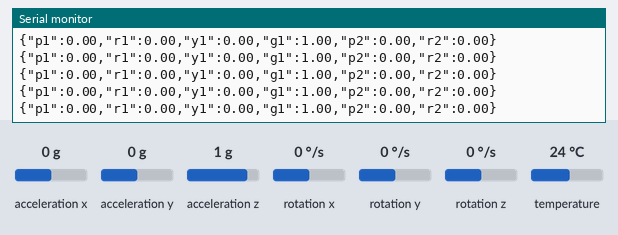
The program below on a simulated Arduino Uno, built with avr-gcc and run on an emulated ATmega328P. Shown: the last lines printed to the serial monitor. The inputs (shaded band) are chosen by the test bench; at power-on: acceleration x 0 g, acceleration y 0 g, acceleration z 1 g, rotation z 0 °/s, rotation x 0 °/s, rotation y 0 °/s, temperature 24 °C.

Above: at 1.9 s.
2.0 s: acceleration x set to -1.4 g
At 2.04 s:
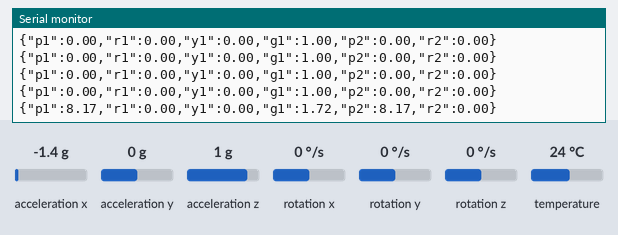
3.5 s: acceleration x set to 0 g
At 3.53 s:
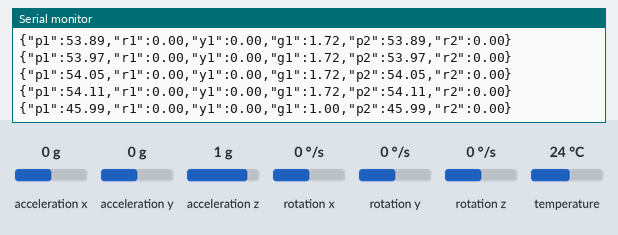
6.5 s: acceleration y set to -1.4 g
At 6.56 s:
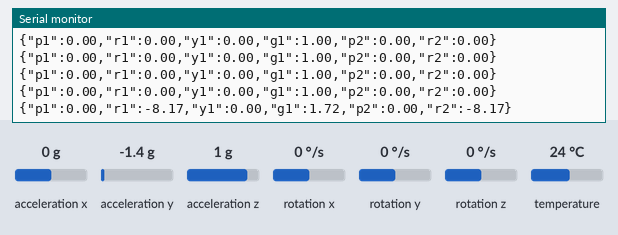
8.0 s: acceleration z set to -1.4 g
At 8.01 s:
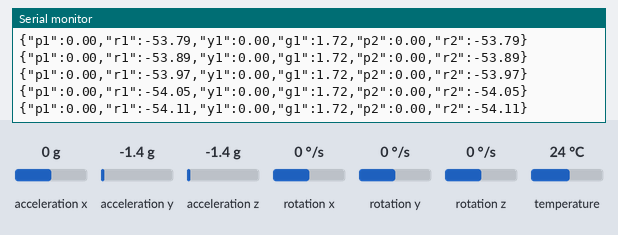
9.5 s: rotation z set to -192 °/s
At 9.5 s:
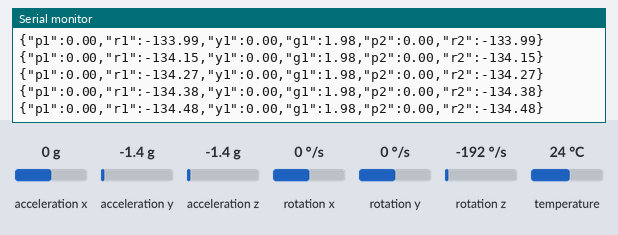
11.0 s: acceleration x set to -0.8 g
At 11.0 s:
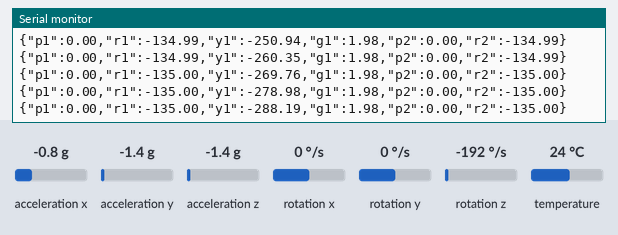
Timing chart, 0 to 14.0 s (numbered marks = the images above; inputs shaded):
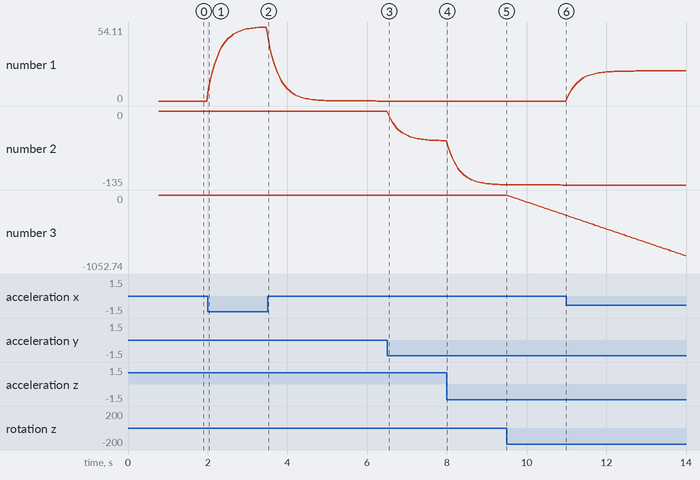

Measured:
- after the input at 2.0 s, the serial monitor: prints a new line at once (image 1)
- after the input at 3.5 s, the serial monitor: prints a new line at once (image 2)
- after the input at 6.5 s, the serial monitor: prints a new line at once (image 3)
- plotted number 1: 0 → 54.11 after the input at 2.0 s
- plotted number 2: 0 → -54.11 after the input at 6.5 s, -54.11 → -134.48 after the input at 8.0 s

The program:

main.cpp
```cpp
#include <Arduino.h>
#include <Adafruit_MPU6050.h>
#include <Adafruit_Sensor.h>
#include <Wire.h>

Adafruit_MPU6050 mpu1; // 0x68 (AD0 Low)
Adafruit_MPU6050 mpu2; // 0x69 (AD0 High)

// Kalibrasyon Değişkenleri
float pOff1 = 0, rOff1 = 0;
float pOff2 = 0, rOff2 = 0;
float fP1 = 0, fR1 = 0, fP2 = 0, fR2 = 0;
float yaw1 = 0;
unsigned long lastTime = 0;
const float filterAlpha = 0.15;

void setup(void) {
  Serial.begin(115200);
  while (!Serial) delay(10);

  bool ok1 = mpu1.begin(0x68);
  bool ok2 = mpu2.begin(0x69);

  if (!ok1 && !ok2) {
    while (1) delay(10);
  }

  // Setup MPU1
  if(ok1) {
    mpu1.setAccelerometerRange(MPU6050_RANGE_8_G);
    mpu1.setGyroRange(MPU6050_RANGE_500_DEG);
    mpu1.setFilterBandwidth(MPU6050_BAND_21_HZ);
  }

  // Setup MPU2
  if(ok2) {
    mpu2.setAccelerometerRange(MPU6050_RANGE_8_G);
    mpu2.setGyroRange(MPU6050_RANGE_500_DEG);
    mpu2.setFilterBandwidth(MPU6050_BAND_21_HZ);
  }

  // Calibration (Simple 50 samples)
  float pS1 = 0, rS1 = 0, pS2 = 0, rS2 = 0;
  int samples = 50;
  for (int i = 0; i < samples; i++) {
    sensors_event_t a1, g1, t1, a2, g2, t2;
    if(ok1) {
        mpu1.getEvent(&a1, &g1, &t1);
        pS1 += atan2(-a1.acceleration.x, sqrt(a1.acceleration.y * a1.acceleration.y + a1.acceleration.z * a1.acceleration.z)) * 180.0 / PI;
        rS1 += atan2(a1.acceleration.y, a1.acceleration.z) * 180.0 / PI;
    }
    if(ok2) {
        mpu2.getEvent(&a2, &g2, &t2);
        pS2 += atan2(-a2.acceleration.x, sqrt(a2.acceleration.y * a2.acceleration.y + a2.acceleration.z * a2.acceleration.z)) * 180.0 / PI;
        rS2 += atan2(a2.acceleration.y, a2.acceleration.z) * 180.0 / PI;
    }
    delay(10);
  }
  pOff1 = pS1 / samples; rOff1 = rS1 / samples;
  pOff2 = pS2 / samples; rOff2 = rS2 / samples;

  lastTime = millis();
}

void loop() {
  sensors_event_t a1, g1, t1, a2, g2, t2;
  mpu1.getEvent(&a1, &g1, &t1);
  mpu2.getEvent(&a2, &g2, &t2);

  unsigned long currentTime = millis();
  float dt = (currentTime - lastTime) / 1000.0;
  lastTime = currentTime;

  // IMU 1 (Control)
  float rP1 = (atan2(-a1.acceleration.x, sqrt(a1.acceleration.y * a1.acceleration.y + a1.acceleration.z * a1.acceleration.z)) * 180.0 / PI) - pOff1;
  float rR1 = (atan2(a1.acceleration.y, a1.acceleration.z) * 180.0 / PI) - rOff1;
  fP1 = (filterAlpha * rP1) + ((1.0 - filterAlpha) * fP1);
  fR1 = (filterAlpha * rR1) + ((1.0 - filterAlpha) * fR1);

  float gz1 = g1.gyro.z * 180.0 / PI;
  if(abs(gz1) > 1.0) yaw1 += gz1 * dt;
  float gf1 = sqrt(a1.acceleration.x*a1.acceleration.x + a1.acceleration.y*a1.acceleration.y + a1.acceleration.z*a1.acceleration.z) / 9.81;

  // IMU 2 (Gestures)
  float rP2 = (atan2(-a2.acceleration.x, sqrt(a2.acceleration.y * a2.acceleration.y + a2.acceleration.z * a2.acceleration.z)) * 180.0 / PI) - pOff2;
  float rR2 = (atan2(a2.acceleration.y, a2.acceleration.z) * 180.0 / PI) - rOff2;
  fP2 = (filterAlpha * rP2) + ((1.0 - filterAlpha) * fP2);
  fR2 = (filterAlpha * rR2) + ((1.0 - filterAlpha) * fR2);

  // Send JSON
  Serial.print("{\"p1\":"); Serial.print(fP1);
  Serial.print(",\"r1\":"); Serial.print(fR1);
  Serial.print(",\"y1\":"); Serial.print(yaw1);
  Serial.print(",\"g1\":"); Serial.print(gf1);
  Serial.print(",\"p2\":"); Serial.print(fP2);
  Serial.print(",\"r2\":"); Serial.print(fR2);
  Serial.println("}");

  delay(40);
}
```
